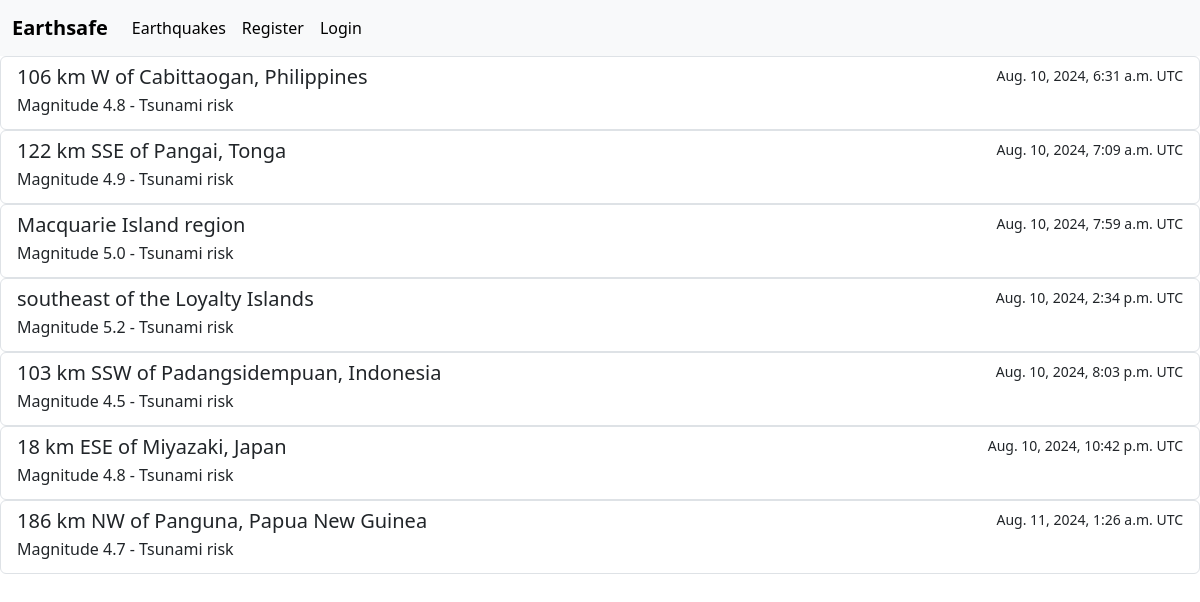
/earthquakes/, run on an earlier commit of the app's database.
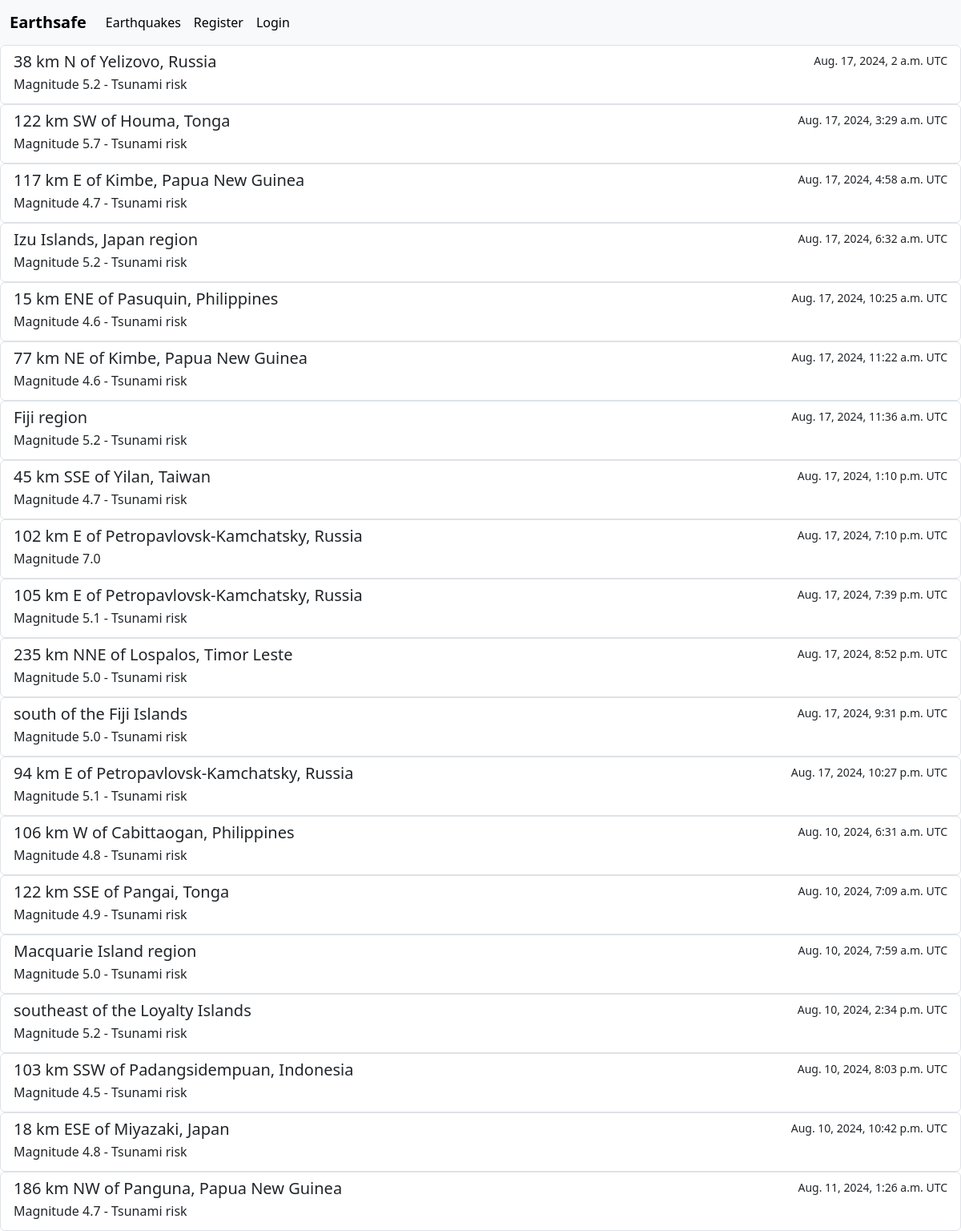
And on a later commit of the database.
### earthquakes/models.py (models this page shows, shortened)
class Earthquake(models.Model):
    id = models.AutoField(primary_key=True)
    api_id = models.CharField(max_length=11)
    magnitude = models.FloatField()
    place = models.CharField(max_length=64)
    time = models.DateTimeField()
    tsunami = models.IntegerField()

### earthquakes/views.py (the view)
# urls.py: path("", views.earthquakes, name="earthquakes"),
def earthquakes(request):
    return render(request, "earthquakes/earthquakes.html", {
        "earthquakes": reversed(Earthquake.objects.all())
    })

### earthquakes/templates/earthquakes/earthquakes.html (shortened to what this page needs)
{% extends 'earthquakes/layout.html' %}
{% load custom_filter %}
{% block body %}
    {% for earthquake in earthquakes %}
        <div class="list-group">
            <a href="{% url 'earthquakes:earthquake' earthquake.id %}" class="list-group-item list-group-item-action" aria-current="true">
                <div class="d-flex w-100 justify-content-between">
                    <h5 class="mb-1">{{ earthquake.place }}</h5>
                    <small>{{ earthquake.time }} UTC</small>
                </div>
                <p class="mb-1">Magnitude {{ earthquake.magnitude }}{% if earthquake.tsunami == 0 %} - Tsunami risk{% endif %}</p>
            </a>
        </div>
    {% empty %}
        <div class="mb-2"><h2>No earthquakes.</h2></div>
    {% endfor %}
{% endblock %}

### earthquakes/templates/earthquakes/layout.html (shortened to what this page needs)
<!DOCTYPE html>
<html lang="en">
    <head>
        <link href="https://cdn.jsdelivr.net/npm/bootstrap@5.3.3/dist/css/bootstrap.min.css" rel="stylesheet">
    </head>
    <body>
        <nav class="navbar navbar-expand-lg bg-body-tertiary">
            <div class="container-fluid">
                <a class="navbar-brand" href="{% url 'home:index' %}"><b>Earthsafe</b></a>
                <div class="collapse navbar-collapse" id="navbarSupportedContent">
                    <ul class="navbar-nav me-auto mb-2 mb-lg-0">
                        <li class="nav-item">
                            <a class="nav-link active" aria-current="page" href="{% url 'earthquakes:earthquakes' %}">Earthquakes</a>
                        </li>
                        {% if user.is_authenticated %}
                            <li class="nav-item">
                                <a class="nav-link active" aria-current="page" href="{% url 'account:logout' %}">Logout</a>
                            </li>
                        {% else %}
                            <li class="nav-item">
                                <a class="nav-link active" aria-current="page" href="{% url 'account:register' %}">Register</a>
                            </li>
                            <li class="nav-item">
                                <a class="nav-link active" aria-current="page" href="{% url 'account:login' %}">Login</a>
                            </li>
                        {% endif %}
                    </ul>
              </div>
            </div>
        </nav>
        {% block body %}
        {% endblock %}
    </body>
</html>

What changed in the data, as far as the page shows it:
added Earthquake: place "38 km N of Yelizovo, Russia", time "Aug. 17, 2024, 2 a.m.", magnitude "5.2", tsunami "- Tsunami risk"
added Earthquake: place "122 km SW of Houma, Tonga", time "Aug. 17, 2024, 3:29 a.m.", magnitude "5.7", tsunami "- Tsunami risk"
added Earthquake: place "117 km E of Kimbe, Papua New Guinea", time "Aug. 17, 2024, 4:58 a.m.", magnitude "4.7", tsunami "- Tsunami risk"
added Earthquake: place "Izu Islands, Japan region", time "Aug. 17, 2024, 6:32 a.m.", magnitude "5.2", tsunami "- Tsunami risk"
added Earthquake: place "15 km ENE of Pasuquin, Philippines", time "Aug. 17, 2024, 10:25 a.m.", magnitude "4.6", tsunami "- Tsunami risk"
added Earthquake: place "77 km NE of Kimbe, Papua New Guinea", time "Aug. 17, 2024, 11:22 a.m.", magnitude "4.6", tsunami "- Tsunami risk"
added Earthquake: place "Fiji region", time "Aug. 17, 2024, 11:36 a.m.", magnitude "5.2", tsunami "- Tsunami risk"
added Earthquake: place "45 km SSE of Yilan, Taiwan", time "Aug. 17, 2024, 1:10 p.m.", magnitude "4.7", tsunami "- Tsunami risk"
added Earthquake: place "102 km E of Petropavlovsk-Kamchatsky, Russia", time "Aug. 17, 2024, 7:10 p.m.", magnitude "7.0"
added Earthquake: place "105 km E of Petropavlovsk-Kamchatsky, Russia", time "Aug. 17, 2024, 7:39 p.m.", magnitude "5.1", tsunami "- Tsunami risk"
added Earthquake: place "235 km NNE of Lospalos, Timor Leste", time "Aug. 17, 2024, 8:52 p.m.", magnitude "5.0", tsunami "- Tsunami risk"
added Earthquake: place "south of the Fiji Islands", time "Aug. 17, 2024, 9:31 p.m.", magnitude "5.0", tsunami "- Tsunami risk"
added Earthquake: place "94 km E of Petropavlovsk-Kamchatsky, Russia", time "Aug. 17, 2024, 10:27 p.m.", magnitude "5.1", tsunami "- Tsunami risk"
